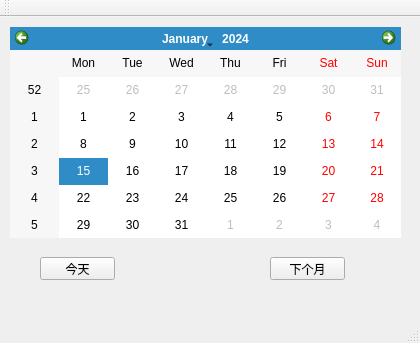
<?xml version="1.0" encoding="UTF-8"?>
<ui version="4.0">
 <class>MainWindow</class>
 <widget class="QMainWindow" name="MainWindow">
  <property name="geometry">
   <rect>
    <x>0</x>
    <y>0</y>
    <width>420</width>
    <height>343</height>
   </rect>
  </property>
  <property name="windowTitle">
   <string>MainWindow</string>
  </property>
  <widget class="QWidget" name="centralWidget">
   <widget class="QCalendarWidget" name="calendarWidget">
    <property name="geometry">
     <rect>
      <x>10</x>
      <y>10</y>
      <width>391</width>
      <height>211</height>
     </rect>
    </property>
   </widget>
   <widget class="QPushButton" name="todayBtn">
    <property name="geometry">
     <rect>
      <x>40</x>
      <y>240</y>
      <width>75</width>
      <height>23</height>
     </rect>
    </property>
    <property name="text">
     <string>今天</string>
    </property>
   </widget>
   <widget class="QPushButton" name="nextMonthBtn">
    <property name="geometry">
     <rect>
      <x>270</x>
      <y>240</y>
      <width>75</width>
      <height>23</height>
     </rect>
    </property>
    <property name="text">
     <string>下个月</string>
    </property>
   </widget>
  </widget>
  <widget class="QMenuBar" name="menuBar">
   <property name="geometry">
    <rect>
     <x>0</x>
     <y>0</y>
     <width>420</width>
     <height>23</height>
    </rect>
   </property>
  </widget>
  <widget class="QToolBar" name="mainToolBar">
   <attribute name="toolBarArea">
    <enum>TopToolBarArea</enum>
   </attribute>
   <attribute name="toolBarBreak">
    <bool>false</bool>
   </attribute>
  </widget>
  <widget class="QStatusBar" name="statusBar"/>
 </widget>
 <layoutdefault spacing="6" margin="11"/>
 <resources/>
 <connections/>
</ui>
